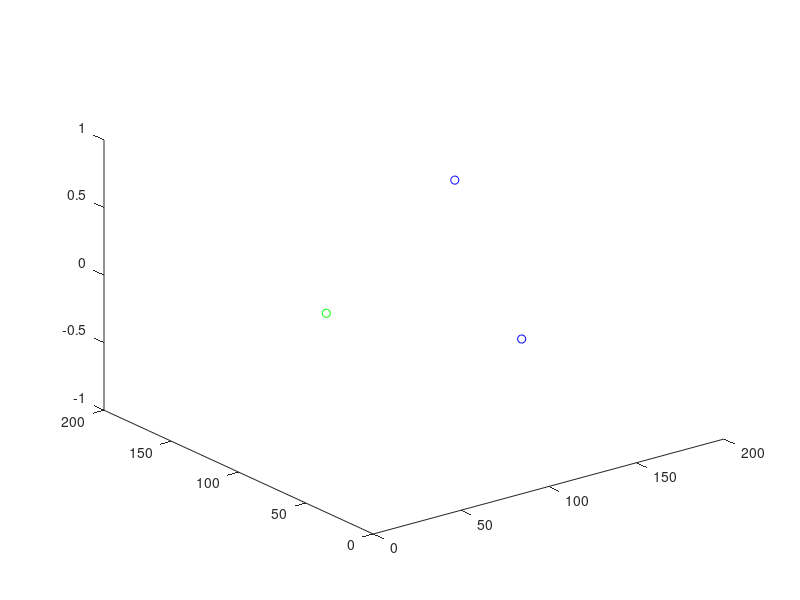

This figure's MATLAB source: (Note: this script raises an error after producing the figure.)
clear
p1=[200,200,0];
plot3(p1(1,1),p1(1,2),p1(1,3),'ob');
hold on;
p2=[50,100,0];
plot3(p2(1,1),p2(1,2),p2(1,3),'og');
hold on;
p3=[100,20,0];
plot3(p3(1,1),p3(1,2),p3(1,3),'ob');
hold on;

n=getNvel(p1,p2,p3);
xangle=getangle(p1,p2,p3);%得到三点连线的夹角
mline=getNvel(p3-p1,[0,0,0],n);%得到中垂线的单位向量
angle=xangle*2;
disangle=2*pi-2*xangle;
if xangle<pi/2
    mline=-mline;
else
    angle=2*pi-angle;
end
pxian=p3-p1;
xian=getline(pxian);%弦长
R=(xian/2)/sin(angle/2);
center=p1+((p3-p1)/2)+mline*(R*cos(angle/2));
plot3(center(1,1),center(1,2),center(1,3),'ob');
hold on;

%t
getline(mline)
getangle(p1,center,p3)
getline(center-p1)
%t
st=p1;
i=1;
h=geth(0.1,R);
progress=0;
while(progress<(2*pi*R)*(disangle)/(pi*2))
    p(i,:)=st;
    pro=getNvel(n,[0,0,0],center-st);
    st=st+pro*h;
    sc=st-center;
    scnormal=sc/getline(sc);
    st=R*scnormal+center;
    i=i+1;
    progress=progress+h;
end

plot3(p(:,1),p(:,2),p(:,3),'-r');
hold on;
